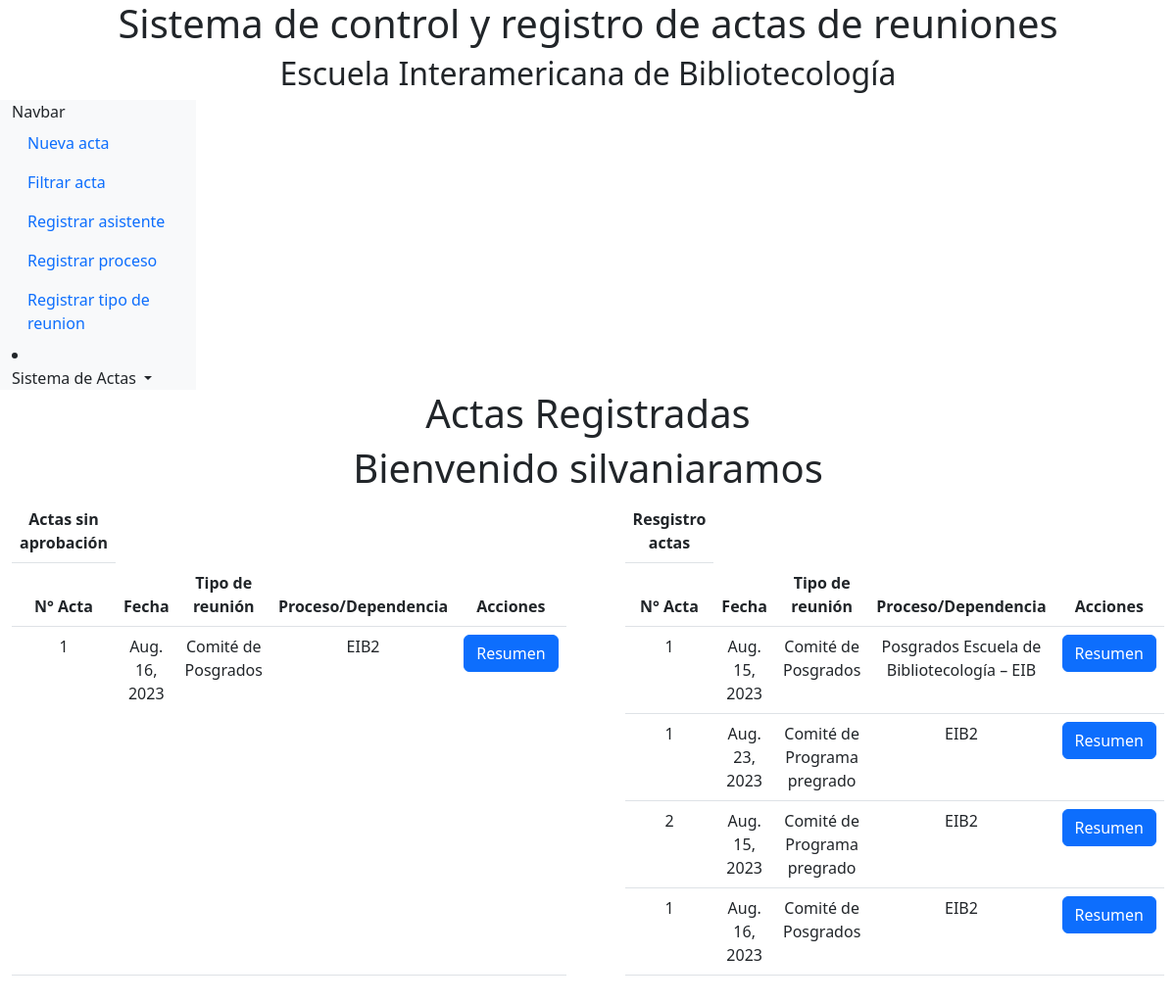
The app's page /app_visualizacion/ (signed in), older data.
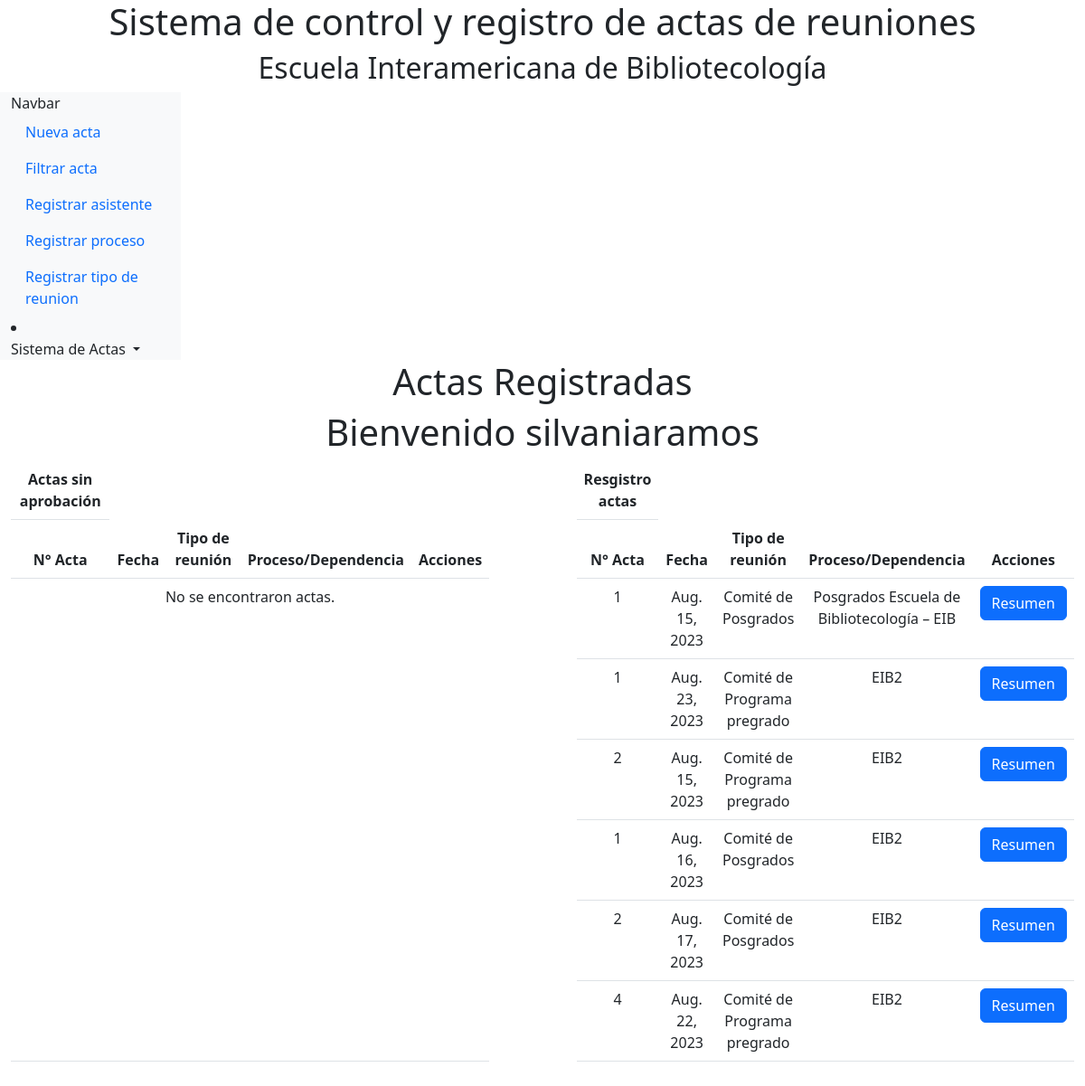
The same page, newer data.
### app_registro/models.py (models this page shows, shortened)
class Confirmation(models.Model):
    user_id = models.ForeignKey(User,on_delete =models.CASCADE,verbose_name="Usuario")
    act_id = models.ForeignKey(Act,on_delete =models.CASCADE)
    asset = models.BooleanField(null=True, default=None)
    job_position = models.ForeignKey(Job, on_delete=models.SET_NULL, blank=True, null=True)
    process = models.ForeignKey(Process,on_delete =models.CASCADE,null=True, default=None)
    approved = models.BooleanField(null=True, default=False)

class Act(models.Model):
    pub_date = models.DateField()
    process_text = models.ForeignKey(Dependece,on_delete =models.CASCADE,default=None)
    type_meet = models.ForeignKey(Typemeet,on_delete =models.CASCADE,default=None)
    hour = models.TimeField(null=True, default=None)
    next_meet = models.DateField(null=True, default=None)
    next_hour = models.TimeField(null=True, default=None)
    place = models.CharField(max_length=200, editable=True)
    next_place = models.CharField(max_length=200,null=True, default=None)
    ident = models.IntegerField(null=True, default=None)
    send = models.BooleanField(null=True, default=None)

class Typemeet(models.Model):
    name = models.CharField(max_length=200)

class Dependece(models.Model):
    cod = models.CharField(max_length=200,null=True)
    name = models.CharField(max_length=200,null=True)

### app_visualizacion/views.py (the view)
# urls.py: path('', views.index, name='index'),
@login_required
def index(request):
    username = request.user
    usermail = username.email
    user = User.objects.get(mail=usermail)
    Confirmation_user = Confirmation.objects.filter(user_id = user)
    Confirmation_unapproved = Confirmation.objects.filter(Q(user_id = user) & Q(approved=False))
    return render(request, 'app_visualizacion/index.html',{'username': username, 'Confirmation_user':Confirmation_user,'Confirmation_unapproved':Confirmation_unapproved})

### Templates/app_visualizacion/index.html (shortened to what this page needs)
{% extends 'base.html' %}
{% block content %}
<div class="text-center">
<h1>Actas Registradas</h1>
<h1>Bienvenido {{ username.username }}</h1>
</div>
<div class="table-container">
<table class="table text-center">
  <thead>
    <th>Actas sin aprobación</th>
    <tr>
      <th>N° Acta</th>
      <th>Fecha</th>
      <th>Tipo de reunión</th>
      <th>Proceso/Dependencia</th>
      <th>Acciones</th>
    </tr>
  </thead>
  <tbody>
    {% for confirmacion in Confirmation_unapproved %}
      <tr>
        <td>{{ confirmacion.act_id.ident }}</td>
        <td>{{ confirmacion.act_id.pub_date }}</td>
        <td>{{ confirmacion.act_id.type_meet.name }}</td>
        <td>{{ confirmacion.act_id.process_text.name }}</td>
        <td><a href="{% url 'resumen1' confirmacion.act_id.id %}" class="btn btn-primary">Resumen</a></td>
      </tr>
    {% empty %}
      <tr>
        <td colspan="5">No se encontraron actas.</td>
      </tr>
    {% endfor %}
  </tbody>
</table>
<table class="table text-center">
  <thead>
    <th>Resgistro actas</th>
    <tr>
      <th>N° Acta</th>
      <th>Fecha</th>
      <th>Tipo de reunión</th>
      <th>Proceso/Dependencia</th>
      <th>Acciones</th>
    </tr>
  </thead>
  <tbody>
    {% for confirmacion in Confirmation_user %}
      <tr>
        <td>{{ confirmacion.act_id.ident }}</td>
        <td>{{ confirmacion.act_id.pub_date }}</td>
        <td>{{ confirmacion.act_id.type_meet.name }}</td>
        <td>{{ confirmacion.act_id.process_text.name }}</td>
        <td><a href="{% url 'resumen1' confirmacion.act_id.id %}" class="btn btn-primary">Resumen</a></td>
      </tr>
    {% empty %}
      <tr>
        <td colspan="5">No se encontraron actas.</td>
      </tr>
    {% endfor %}
  </tbody>
</table>
</div>
{% endblock %}

Row changes from the older to the newer data that the page shows:
no longer on one of the page's lists (row edited): Confirmation: act_id.ident "1", act_id.pub_date "Aug. 16, 2023", act_id.type_meet.name "Comité de Posgrados", act_id.process_text.name "EIB2"
added Confirmation: act_id.ident "2", act_id.pub_date "Aug. 17, 2023", act_id.type_meet.name "Comité de Posgrados", act_id.process_text.name "EIB2", shown under "Bienvenido silvaniaramos"
added Confirmation: act_id.ident "4", act_id.pub_date "Aug. 22, 2023", act_id.type_meet.name "Comité de Programa pregrado", act_id.process_text.name "EIB2", shown under "Bienvenido silvaniaramos"
Text that changed along with them:
text now shown: "No se encontraron actas."
